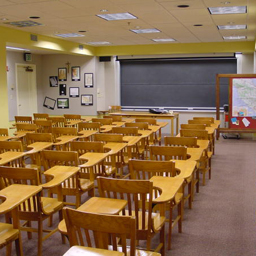
#> input picture img/0/103.png, 256 x 256 px; its folder holds only this picture in this run
$ python -i HOG.py   (imports and definitions only)   (older library calls are emulated)
#> lines starting #> are read from the running program, lines starting #| are printed output that depends on the picture
import cv2
import numpy as np
import math
import matplotlib.pyplot as plt
import joblib,glob,os
from sklearn import metrics
from sklearn.metrics import classification_report
from sklearn.svm import LinearSVC
from sklearn.model_selection import train_test_split
from sklearn import svm
from sklearn.preprocessing import LabelEncoder
from matplotlib import pyplot as plt


class Hog_descriptor():
    def __init__(self, img, cell_size=16, bin_size=8):
        self.img = img
        self.img = np.sqrt(img / float(np.max(img)))
        self.img = self.img * 255
        self.cell_size = cell_size
        self.bin_size = bin_size
        self.angle_unit = 360 / self.bin_size
        assert type(self.bin_size) == int, "bin_size should be integer,"
        assert type(self.cell_size) == int, "cell_size should be integer,"


    def extract(self):
        height, width = self.img.shape
        gradient_magnitude, gradient_angle = self.global_gradient()
        gradient_magnitude = abs(gradient_magnitude)
        cell_gradient_vector = np.zeros((int(height / self.cell_size), int(width / self.cell_size), self.bin_size))
        for i in range(cell_gradient_vector.shape[0]):
            for j in range(cell_gradient_vector.shape[1]):
                cell_magnitude = gradient_magnitude[i * self.cell_size:(i + 1) * self.cell_size,
                                 j * self.cell_size:(j + 1) * self.cell_size]
                cell_angle = gradient_angle[i * self.cell_size:(i + 1) * self.cell_size,
                             j * self.cell_size:(j + 1) * self.cell_size]
                cell_gradient_vector[i][j] = self.cell_gradient(cell_magnitude, cell_angle)

        hog_image = self.render_gradient(np.zeros([height, width]), cell_gradient_vector)
        hog_vector = []
        for i in range(cell_gradient_vector.shape[0] - 1):
            for j in range(cell_gradient_vector.shape[1] - 1):
                block_vector = []
                block_vector.extend(cell_gradient_vector[i][j])
                block_vector.extend(cell_gradient_vector[i][j + 1])
                block_vector.extend(cell_gradient_vector[i + 1][j])
                block_vector.extend(cell_gradient_vector[i + 1][j + 1])
                mag = lambda vector: math.sqrt(sum(i ** 2 for i in vector))
                magnitude = mag(block_vector)
                if magnitude != 0:
                    normalize = lambda block_vector, magnitude: [element / magnitude for element in block_vector]
                    block_vector = normalize(block_vector, magnitude)
                hog_vector.append(block_vector)
        return hog_vector, hog_image

    def global_gradient(self):
        gradient_values_x = cv2.Sobel(self.img, cv2.CV_64F, 1, 0, ksize=5)
        gradient_values_y = cv2.Sobel(self.img, cv2.CV_64F, 0, 1, ksize=5)
        gradient_magnitude = cv2.addWeighted(gradient_values_x, 0.5, gradient_values_y, 0.5, 0)
        gradient_angle = cv2.phase(gradient_values_x, gradient_values_y, angleInDegrees=True)
        return gradient_magnitude, gradient_angle

    def cell_gradient(self, cell_magnitude, cell_angle):
        orientation_centers = [0] * self.bin_size
        for i in range(cell_magnitude.shape[0]):
            for j in range(cell_magnitude.shape[1]):
                gradient_strength = cell_magnitude[i][j]
                gradient_angle = cell_angle[i][j]
                min_angle, max_angle, mod = self.get_closest_bins(gradient_angle)
                orientation_centers[min_angle] += (gradient_strength * (1 - (mod / self.angle_unit)))
                orientation_centers[max_angle] += (gradient_strength * (mod / self.angle_unit))
        return orientation_centers

    def get_closest_bins(self, gradient_angle):
        idx = int(gradient_angle / self.angle_unit)
        mod = gradient_angle % self.angle_unit
        if idx == self.bin_size:
            return idx - 1, (idx) % self.bin_size, mod
        return idx, (idx + 1) % self.bin_size, mod

    def render_gradient(self, image, cell_gradient):
        cell_width = self.cell_size / 2
        max_mag = np.array(cell_gradient).max()
        for x in range(cell_gradient.shape[0]):
            for y in range(cell_gradient.shape[1]):
                cell_grad = cell_gradient[x][y]
                cell_grad /= max_mag
                angle = 0
                angle_gap = self.angle_unit
                for magnitude in cell_grad:
                    angle_radian = math.radians(angle)
                    x1 = int(x * self.cell_size + magnitude * cell_width * math.cos(angle_radian))
                    y1 = int(y * self.cell_size + magnitude * cell_width * math.sin(angle_radian))
                    x2 = int(x * self.cell_size - magnitude * cell_width * math.cos(angle_radian))
                    y2 = int(y * self.cell_size - magnitude * cell_width * math.sin(angle_radian))
                    cv2.line(image, (y1, x1), (y2, x2), int(255 * math.sqrt(magnitude)))
                    angle += angle_gap
        return image

>>> import cv2
>>> picture = cv2.imread('img/0/103.png')
#> picture is the input picture: shape (256, 256, 3); mean B, G, R 73.8, 107.4, 138.1
>>> result = Hog_descriptor(picture).extract()
#> in __init__, `self.img = np.sqrt(img / float(np.max(img)))`:
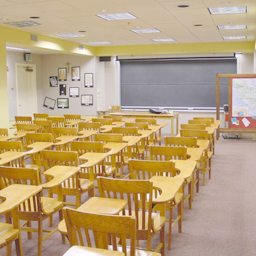
#> self.img: shape (256, 256, 3) float64; mean B, G, R 0.487, 0.634, 0.727
#> (the run stopped early here; a loop or call above may not have finished)

$ run again, on img/0/111.png
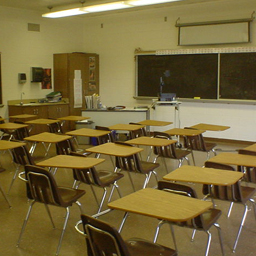
#> input picture img/0/111.png, 256 x 256 px
#> picture is the input picture: shape (256, 256, 3); mean B, G, R 58, 103.7, 119.1
#> in __init__, `self.img = np.sqrt(img / float(np.max(img)))`:
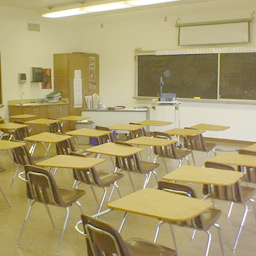
#> self.img: shape (256, 256, 3) float64; mean B, G, R 0.443, 0.619, 0.669

$ run again, on img/0/115.png
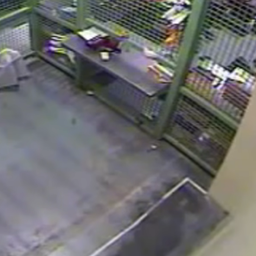
#> input picture img/0/115.png, 256 x 256 px
#> picture is the input picture: shape (256, 256, 3); mean B, G, R 108.4, 108, 107.8
#> in __init__, `self.img = np.sqrt(img / float(np.max(img)))`:
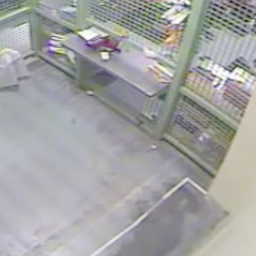
#> self.img: shape (256, 256, 3) float64; mean B, G, R 0.641, 0.641, 0.64

$ run again, on img/0/125.png
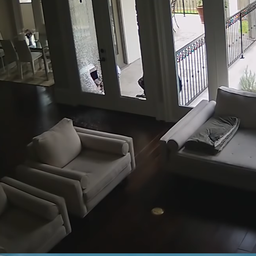
#> input picture img/0/125.png, 256 x 256 px
#> picture is the input picture: shape (256, 256, 3); mean B, G, R 64.2, 66.7, 67.8
#> in __init__, `self.img = np.sqrt(img / float(np.max(img)))`:
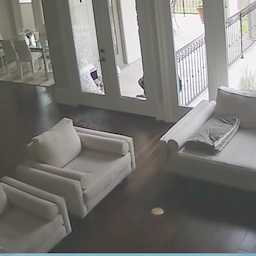
#> self.img: shape (256, 256, 3) float64; mean B, G, R 0.456, 0.47, 0.475
